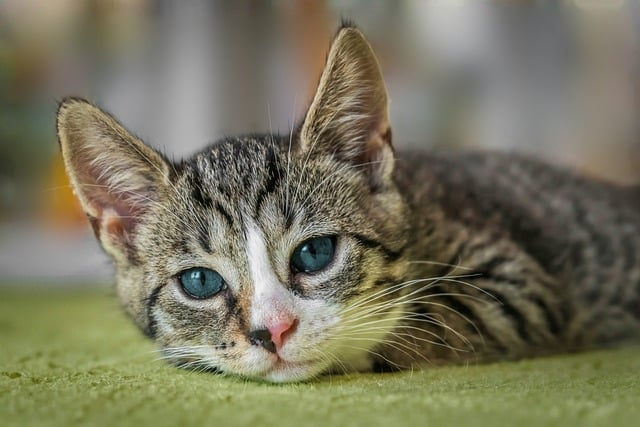
#> input picture european-shorthair-8601492_640.jpg, 640 x 427 px, found by its file name
$ python imagetransform.py
#> lines starting #> are read from the running program, lines starting #| are printed output that depends on the picture
import cv2 as cv
import numpy as np

img= cv.imread("/Users/lakshmi/U_SECTION/ML/european-shorthair-8601492_640.jpg")
#> img is the input picture: shape (427, 640, 3); mean B, G, R 93.2, 116.1, 119.1

cv.imshow("Image",img)

def translate(img,x,y ):
#> called with x = -10, y = -50
    transMat=np.float32([[1,0,x],[1,0,y]])
    dimensions=(img.shape[1],img.shape[0])
#> dimensions = (640, 427)
    return cv.warpAffine(img,transMat,dimensions)
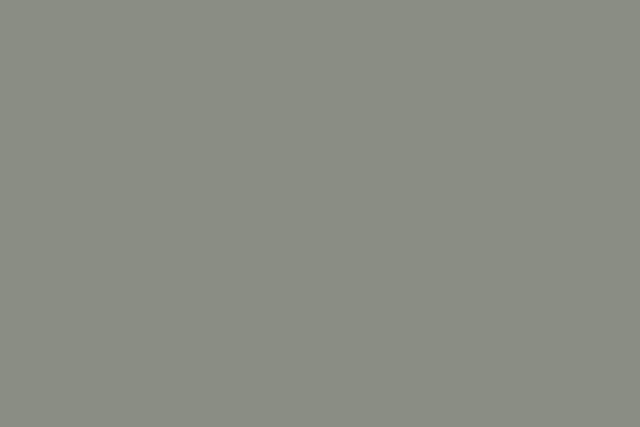
#> returned value: shape (427, 640, 3); mean of channels 0, 1, 2 130, 141, 138; drawn as B, G, R

translated=translate(img,-10,-50)
cv.imshow("Translated",translated)

#Rotations ->can specify the point/ corner along which you want to rotate

def rotate(img, angle,rotationpoint=None):
#> called with angle = 45
    (height,width)=img.shape[:2]
#> height = 427; width = 640
    if rotationpoint is None:
        rotationpoint=(width//2,height//2)
#> rotationpoint = (320, 213)
    rotMat=cv.getRotationMatrix2D(rotationpoint,angle,1.0)
    dimensions=(width,height)
#> dimensions = (640, 427)

    return cv.warpAffine(img,rotMat,dimensions)
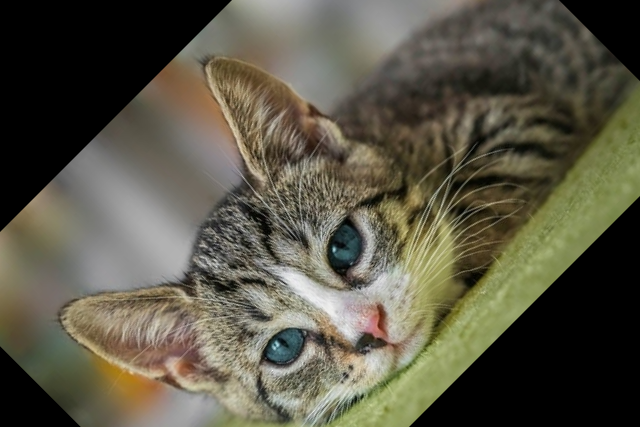
#> returned value: shape (427, 640, 3); mean of channels 0, 1, 2 70.6, 86.5, 90; drawn as B, G, R
rotated=rotate(img,45)
cv.imshow("Rotation",rotated)
cv.waitKey(0)

#resize the image
resized=cv.resize(img,(500,500),interpolation=cv.INTER_CUBIC)
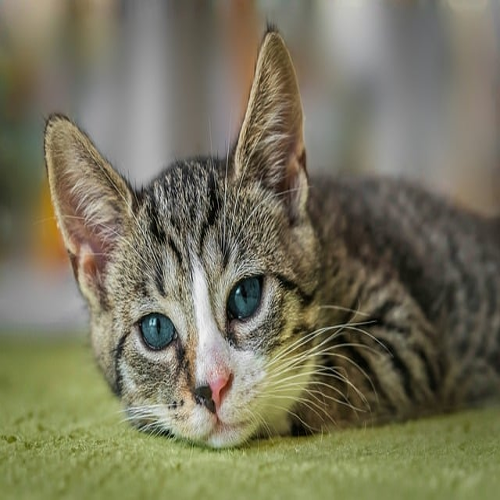
#> resized: shape (500, 500, 3); mean B, G, R 93.3, 116.1, 119.1
cv.imshow("Resized",resized)
cv.waitKey(0)

#Flipping an image
#0->vertically , 1->>horizontally, -1 ->>both
flip=cv.flip(img,1)
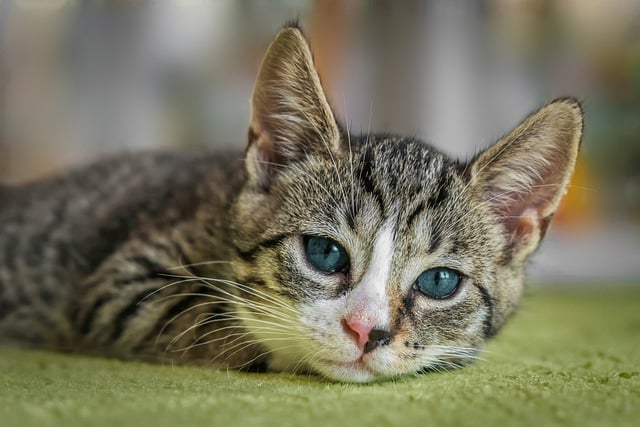
#> flip: shape (427, 640, 3); mean B, G, R 93.2, 116.1, 119.1
cv.imshow("Flip",flip)
cv.waitKey(0)

#crop
cropped=img[300:400,300:500]
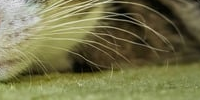
#> cropped: shape (100, 200, 3); mean B, G, R 75.1, 115.9, 117.9
cv.imshow("Cropped",cropped)
cv.waitKey(0)

$ run again, with group.jpeg copied over european-shorthair-8601492_640.jpg
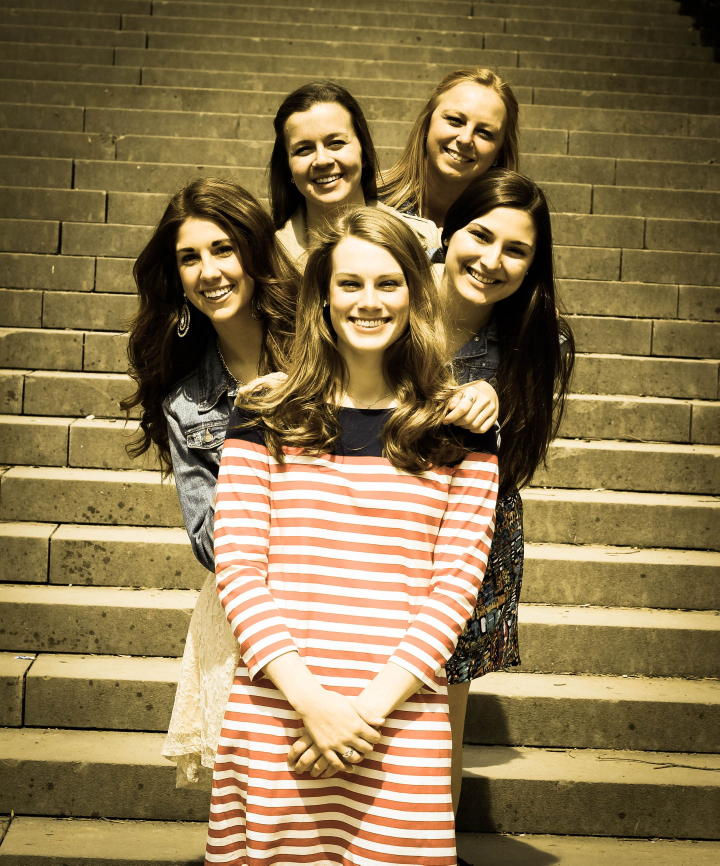
#> input picture group.jpeg, 2158 x 2596 px, found by its file name (shown at 1/3 size)
#> img is the input picture: shape (2596, 2158, 3); mean B, G, R 79.3, 118.6, 139.3
#> `flip=cv.flip(img,1)`:
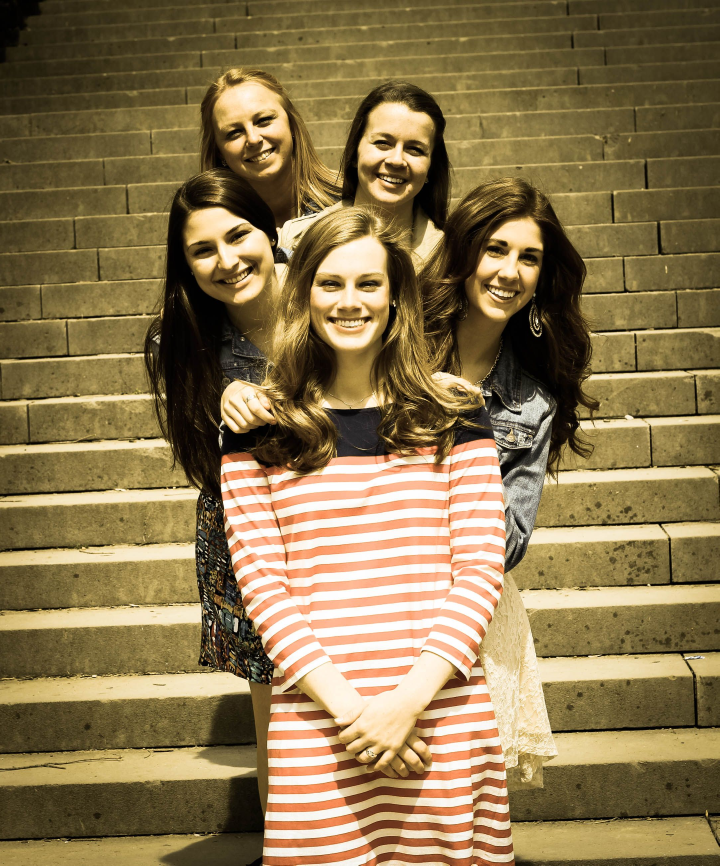
#> flip: shape (2596, 2158, 3) (shown at 1/3 size); mean B, G, R 79.3, 118.6, 139.3
#> `cropped=img[300:400,300:500]`:
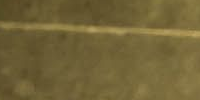
#> cropped: shape (100, 200, 3); mean B, G, R 55.7, 99.9, 114.5

$ run again, with lady.jpeg copied over european-shorthair-8601492_640.jpg
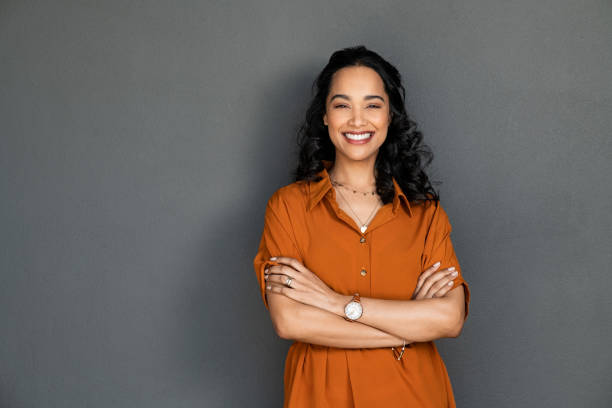
#> input picture lady.jpeg, 612 x 408 px, found by its file name
#> img is the input picture: shape (408, 612, 3); mean B, G, R 91.5, 98.8, 111
#> `resized=cv.resize(img,(500,500),interpolation=cv.INTER_CUBIC)`:
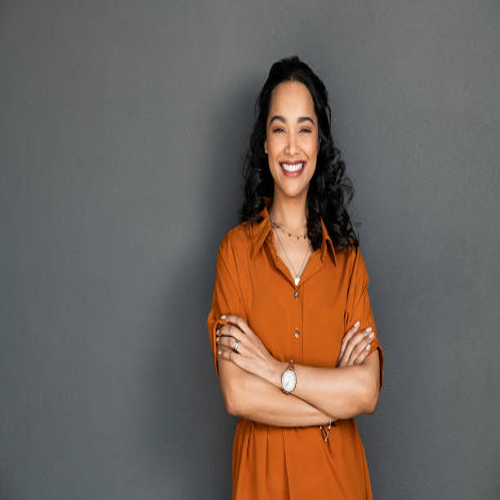
#> resized: shape (500, 500, 3); mean B, G, R 91.5, 98.8, 111
#> `cropped=img[300:400,300:500]`:
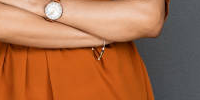
#> cropped: shape (100, 200, 3); mean B, G, R 74.4, 108.9, 167.4

$ run again, with people.jpeg copied over european-shorthair-8601492_640.jpg
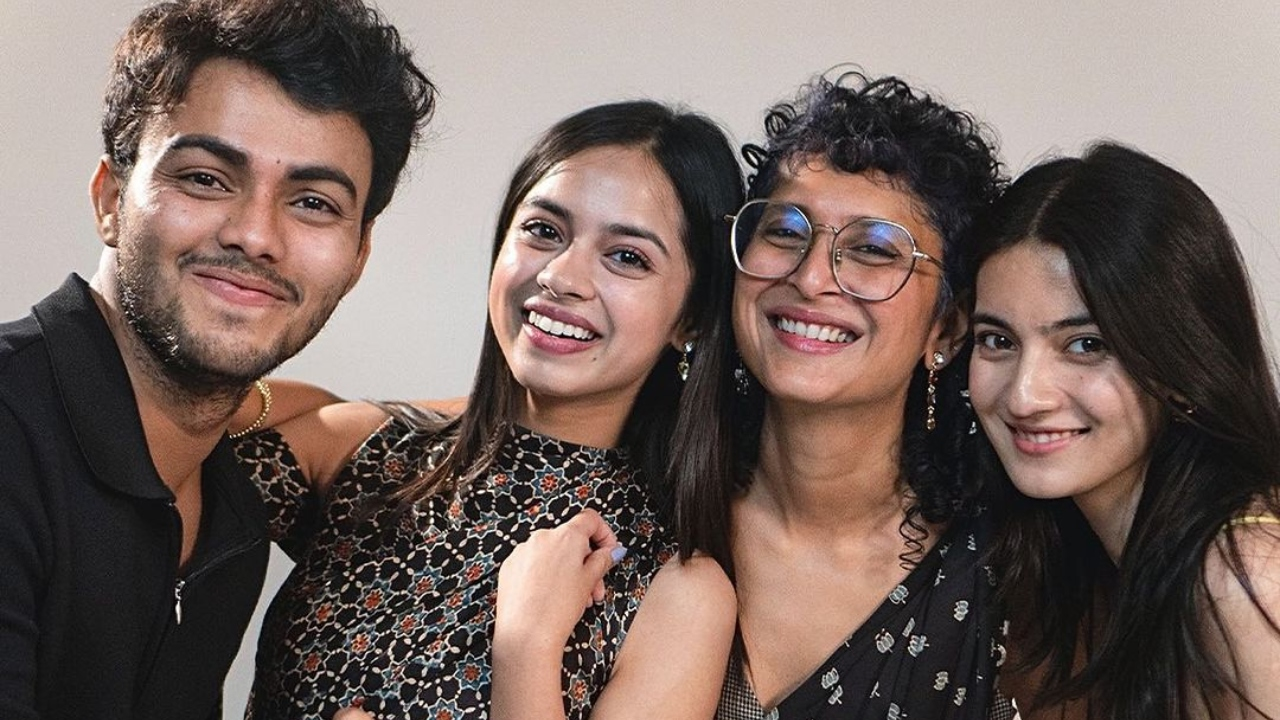
#> input picture people.jpeg, 1280 x 720 px, found by its file name
#> img is the input picture: shape (720, 1280, 3); mean B, G, R 93.6, 99.8, 116.7
#> `flip=cv.flip(img,1)`:
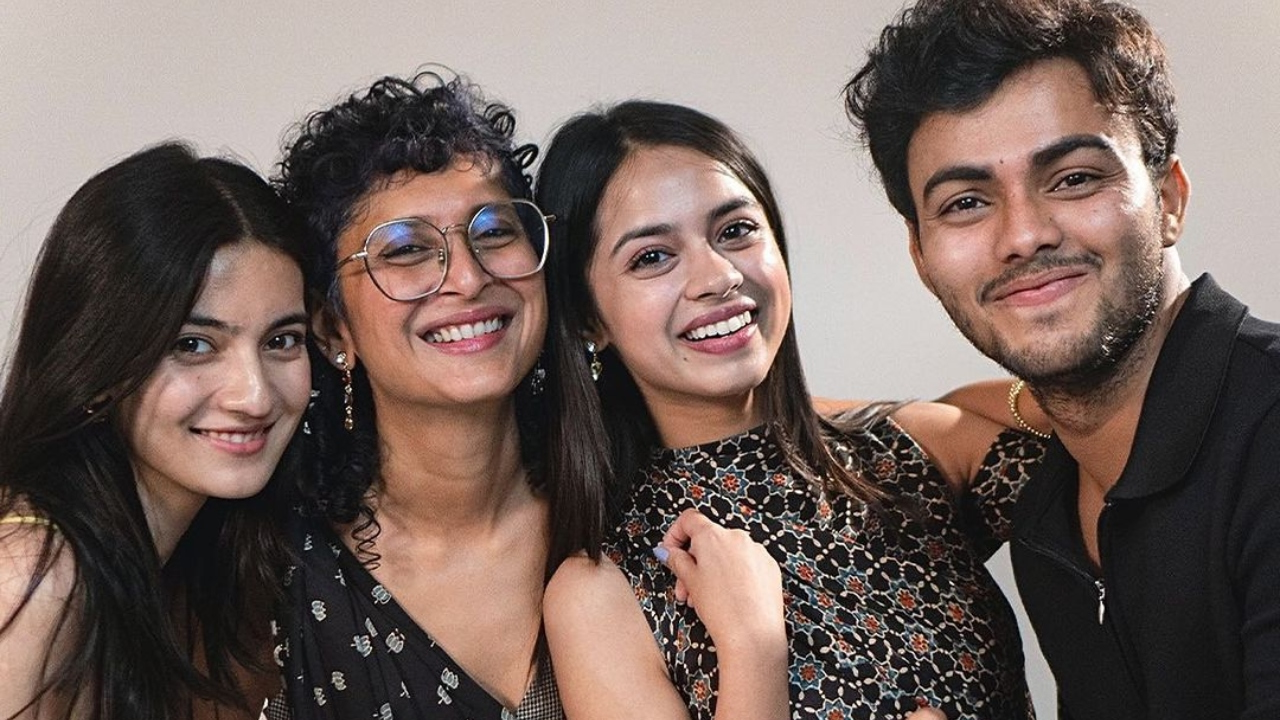
#> flip: shape (720, 1280, 3); mean B, G, R 93.6, 99.8, 116.7
#> `cropped=img[300:400,300:500]`:
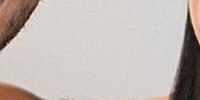
#> cropped: shape (100, 200, 3); mean B, G, R 180.8, 185.3, 193.6
